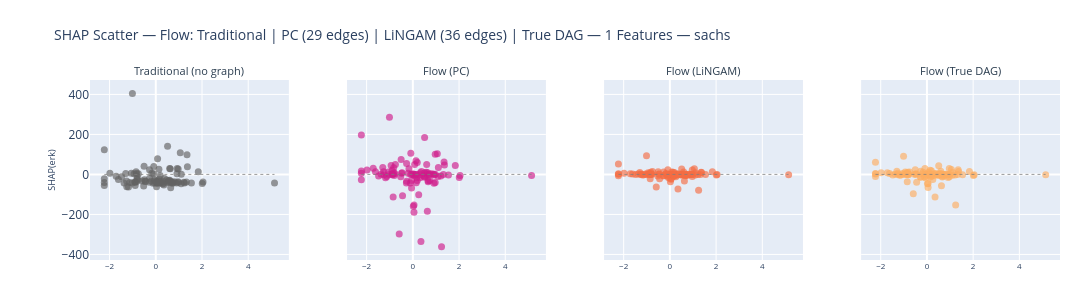

Source (notebook cell):
### Code cell
fig_scatter = plot_shap_scatter_pc_vs_lingam(
    shap_data, feature_names, scratch_rank, top_features, x_test,
    pc_edges, lingam_edges, DATASET, N_TOP_FEATURES,
    method = "Flow",
    features=HIGHLIGHT_FEATURES,
    save_dir=PLOTS_DIR,
)
